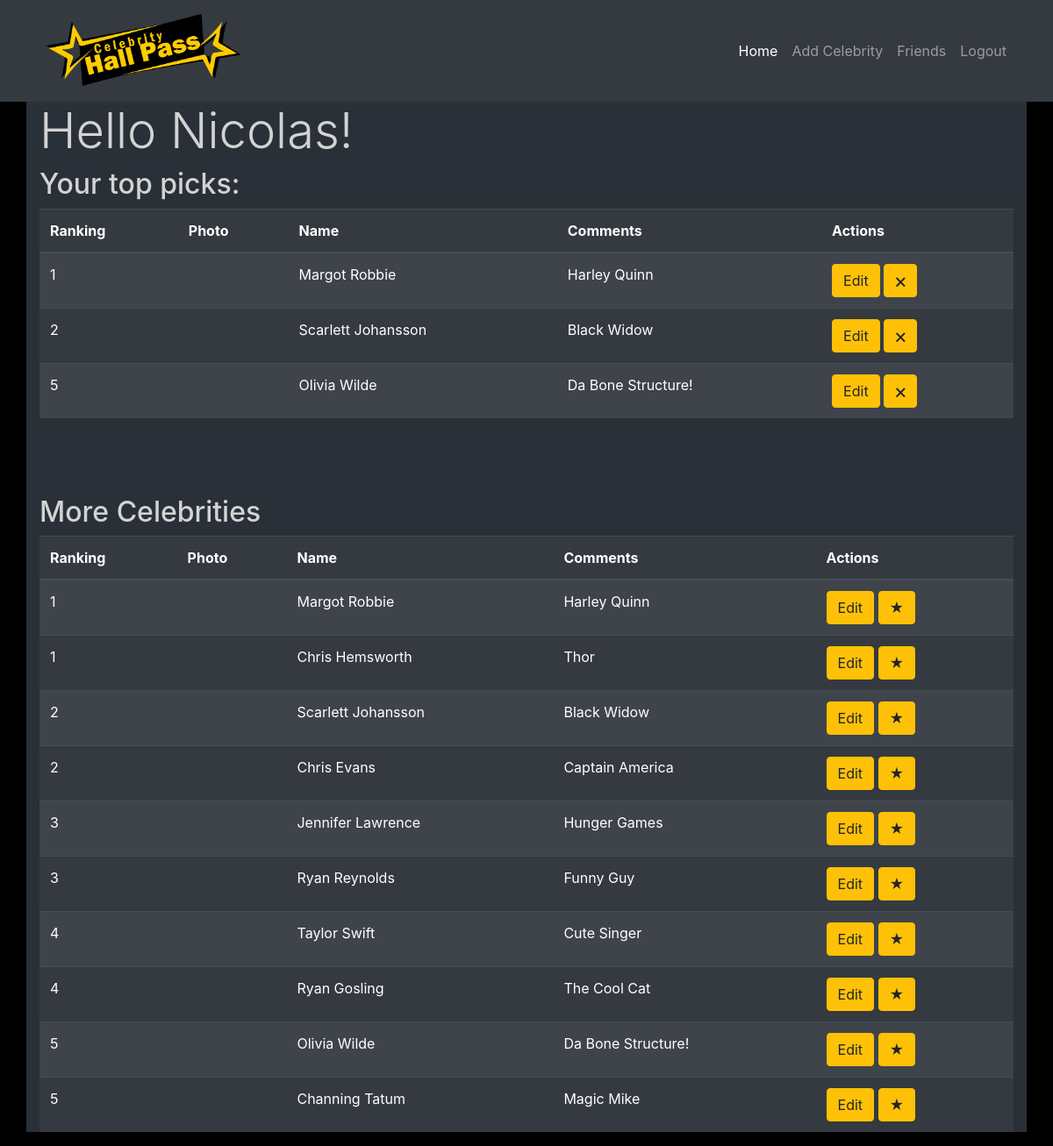
/myhallpass (signed in), run on the app's committed database.
### HallPass/models.py (models this page shows)
class User(models.Model):
	first_name = models.CharField(max_length=255)
	last_name = models.CharField(max_length=255)
	email = models.CharField(max_length=255)
	password = models.CharField(max_length=255)
	created_at = models.DateTimeField(auto_now_add=True)
	updated_at = models.DateTimeField(auto_now=True)
	objects = UserManager()

class Celeb(models.Model):
	ranking = models.PositiveSmallIntegerField()
	photo = models.CharField(max_length=255)
	name = models.CharField(max_length=255)
	comments = models.TextField()
	users = models.ManyToManyField(User, related_name="celebs")
	created_at = models.DateTimeField(auto_now_add=True)
	updated_at = models.DateTimeField(auto_now=True)
	objects = CelebManager()

### HallPass/views.py (the view)
# urls.py: path('myhallpass', views.myhallpass),
def myhallpass(request):
    if "userid" not in request.session:
        return redirect("/")
    context = {
        "user": User.objects.filter(id=request.session['userid'])[0],
        "celebs": Celeb.objects.filter(users=request.session['userid']).order_by("ranking"),
        "allcelebs": Celeb.objects.all().order_by("ranking"),
    }
    return render(request, "myhallpass.html", context)

### HallPass/templates/myhallpass.html (shortened to what this page needs)
<!DOCTYPE html>
<html lang="en">
<head>
    <link rel="stylesheet" href="https://stackpath.bootstrapcdn.com/bootstrap/4.3.1/css/bootstrap.min.css">
</head>
<body style="background-color:black;">
{% load static %}
	<nav class="navbar navbar-expand-lg navbar-dark bg-dark static-top">
        <div class="container">
          <img style="max-height: 100px;" src = "{% static "hallpasslogo.png" %}" alt="my img">
          <div class="collapse navbar-collapse" id="navbarResponsive">
            <ul class="navbar-nav ml-auto">
              <li class="nav-item active">
                <a class="nav-link" href="/myhallpass">Home
                </a>
              </li>
              <li class="nav-item">
                <a class="nav-link" href="/celebs/new">Add Celebrity</a>
              </li>
              <li class="nav-item">
                <a class="nav-link" href="/friends">Friends</a>
              </li>
              <li class="nav-item">
                <a class="nav-link" href="/logout">Logout</a>
              </li>
            </ul>
          </div>
        </div>
      </nav>
    <div class="container" style="background-color:rgb(42, 48, 55);">
    <h1 style="color: lightgrey;" class="display-4">Hello {{user.first_name}}!</h1>
    <h2 style="color: lightgrey;">Your top picks:</h2>
    <table class="table table-striped table-hover table-dark">
        <thead>
            <tr>
                <th>Ranking</th>
                <th>Photo</th>
                <th>Name</th>
                <th>Comments</th>
                <th>Actions</th>
            </tr>
        </thead>
        <tbody>
        {% for celeb in celebs %}
            <tr>
                <td>{{celeb.ranking}}</a></td>
                <td><img style="height: 200px;" src="{{celeb.photo}}" alt=""></td>
                <td>{{celeb.name}}</td>
                <td>{{celeb.comments}}</td>
                <td>
                  <a href="/celeb/edit/{{celeb.id}}" class="btn btn-warning">Edit</a>
                  <a href="/celeb/removefromlist/{{celeb.id}}" class="btn btn-warning">🗙</a>
                </td>
            </tr>
        {% endfor %}
        </tbody>
    </table>
<br><br><br>
    <table class="table table-striped table-hover table-dark">
      <thead>
          <tr>
              <th>Ranking</th>
              <th>Photo</th>
              <th>Name</th>
              <th>Comments</th>
              <th>Actions</th>
          </tr>
      </thead>
      <h2 style="color: lightgrey;">More Celebrities</h2>
      <tbody>
      {% for celeb in allcelebs %}
          <tr>
              <td>{{celeb.ranking}}</a></td>
              <td><img style="height: 200px;" src="{{celeb.photo}}" alt=""></td>
              <td>{{celeb.name}}</td>
              <td>{{celeb.comments}}</td>
              <td>
                <a href="/celeb/edit/{{celeb.id}}"class="btn btn-warning">Edit</a>
                <a href="/celeb/add/{{celeb.id}}"class="btn btn-warning">★</a>
              </td>
          </tr>
      {% endfor %}
      </tbody>
  </table>
    </div>
</body>
</html>

### data on the page
User: first_name "Nicolas"
Celeb: ranking "1", name "Margot Robbie", comments "Harley Quinn"
Celeb: ranking "2", name "Scarlett Johansson", comments "Black Widow"
Celeb: ranking "5", name "Olivia Wilde", comments "Da Bone Structure!"
Celeb: ranking "1", name "Chris Hemsworth", comments "Thor"
Celeb: ranking "2", name "Chris Evans", comments "Captain America"
Celeb: ranking "3", name "Jennifer Lawrence", comments "Hunger Games"
Celeb: ranking "3", name "Ryan Reynolds", comments "Funny Guy"
Celeb: ranking "4", name "Taylor Swift", comments "Cute Singer"
Celeb: ranking "4", name "Ryan Gosling", comments "The Cool Cat"
Celeb: ranking "5", name "Channing Tatum", comments "Magic Mike"
